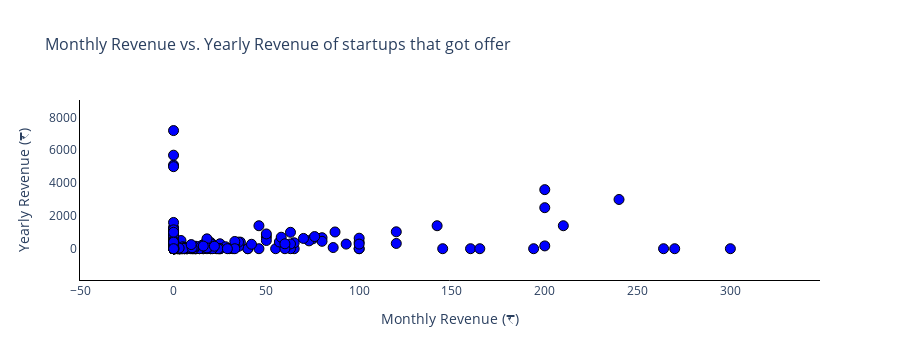

Source (notebook cell):
### Code cell
# Plot monthly vs yearly revenue

data = {
    'yearly_revenue': yearly_revenue,
    'monthly_sales': monthly_revenue
}
plot_df = pd.DataFrame(data)

# Prepare data for plotting
yearly_revenue = plot_df['yearly_revenue'].round(2)
monthly_revenue = plot_df['monthly_sales'].round(2)

fig = go.Figure()

# Add trace for monthly revenue
fig.add_trace(go.Scatter(
    x=plot_df['monthly_sales'],
    y=plot_df['yearly_revenue'],
    mode='markers',
    marker=dict(
        color='blue',
        size=10,
        symbol='circle',
        line=dict(width=1, color='black')
    ),
    name='Monthly Revenue'
))

# Update layout for better readability
fig.update_layout(
    title='Monthly Revenue vs. Yearly Revenue of startups that got offer',
    xaxis_title='Monthly Revenue (₹)',
    yaxis_title='Yearly Revenue (₹)',
    plot_bgcolor='white',
    paper_bgcolor='white',
    xaxis=dict(
        showline=True,
        linewidth=1,
        linecolor='black'
    ),
    yaxis=dict(
        showline=True,
        linewidth=1,
        linecolor='black'
    ),
    legend=dict(
        x=0.1,
        y=1.1,
        orientation='h'
    ),
    title_font_size=16
)

fig.show()

### Figure 1 — Plotly figure (JSON) as saved in the notebook; plotly's stock layout.template omitted (floating-point values rounded to 4 significant figures; data arrays with more than 128 entries replaced by an {"elided": "..."} marker saying what was removed)
{"data": [{"marker": {"color": "blue", "line": {"color": "black", "width": 1}, "size": 10, "symbol": "circle"}, "mode": "markers", "name": "Monthly Revenue", "type": "scatter", "x": {"elided": "321 float values"}, "y": {"elided": "321 int values"}}], "layout": {"height": 360, "legend": {"orientation": "h", "x": 0.1, "y": 1.1}, "paper_bgcolor": "white", "plot_bgcolor": "white", "title": {"font": {"size": 16}, "text": "Monthly Revenue vs. Yearly Revenue of startups that got offer"}, "xaxis": {"autorange": false, "linecolor": "black", "linewidth": 1, "range": [-50.4, 348.3], "showline": true, "showspikes": false, "title": {"text": "Monthly Revenue (₹)"}, "type": "linear"}, "yaxis": {"autorange": false, "linecolor": "black", "linewidth": 1, "range": [-1908.0, 9063.0], "showline": true, "showspikes": false, "title": {"text": "Yearly Revenue (₹)"}, "type": "linear"}}}
